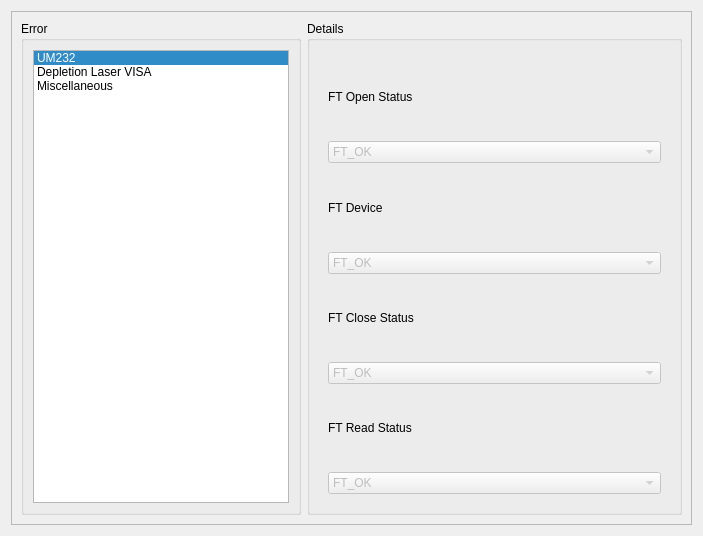
<?xml version="1.0" encoding="UTF-8"?>
<ui version="4.0">
 <class>Errors</class>
 <widget class="QWidget" name="Errors">
  <property name="geometry">
   <rect>
    <x>0</x>
    <y>0</y>
    <width>703</width>
    <height>536</height>
   </rect>
  </property>
  <property name="windowTitle">
   <string>ErrorsWindow</string>
  </property>
  <property name="windowIcon">
   <iconset>
    <normalon>:/led_red.png</normalon>
   </iconset>
  </property>
  <layout class="QGridLayout" name="gridLayout_4">
   <item row="0" column="0">
    <widget class="QFrame" name="frame">
     <property name="frameShape">
      <enum>QFrame::StyledPanel</enum>
     </property>
     <property name="frameShadow">
      <enum>QFrame::Raised</enum>
     </property>
     <layout class="QGridLayout" name="gridLayout_3">
      <item row="0" column="0">
       <layout class="QHBoxLayout" name="horizontalLayout" stretch="0,1">
        <item>
         <widget class="QGroupBox" name="groupBox">
          <property name="title">
           <string>Error</string>
          </property>
          <layout class="QGridLayout" name="gridLayout">
           <item row="0" column="0">
            <widget class="QListWidget" name="errorSelectList">
             <property name="frameShadow">
              <enum>QFrame::Sunken</enum>
             </property>
             <property name="movement">
              <enum>QListView::Static</enum>
             </property>
             <property name="isWrapping" stdset="0">
              <bool>false</bool>
             </property>
             <property name="resizeMode">
              <enum>QListView::Fixed</enum>
             </property>
             <property name="currentRow">
              <number>0</number>
             </property>
             <property name="sortingEnabled">
              <bool>false</bool>
             </property>
             <item>
              <property name="text">
               <string>UM232</string>
              </property>
              <property name="background">
               <brush brushstyle="NoBrush">
                <color alpha="255">
                 <red>0</red>
                 <green>0</green>
                 <blue>0</blue>
                </color>
               </brush>
              </property>
              <property name="foreground">
               <brush brushstyle="NoBrush">
                <color alpha="255">
                 <red>0</red>
                 <green>0</green>
                 <blue>0</blue>
                </color>
               </brush>
              </property>
             </item>
             <item>
              <property name="text">
               <string>Depletion Laser VISA</string>
              </property>
             </item>
             <item>
              <property name="text">
               <string>Miscellaneous</string>
              </property>
             </item>
            </widget>
           </item>
          </layout>
         </widget>
        </item>
        <item>
         <widget class="QGroupBox" name="groupBox_2">
          <property name="title">
           <string>Details</string>
          </property>
          <layout class="QGridLayout" name="gridLayout_2">
           <item row="0" column="0">
            <widget class="QStackedWidget" name="errorDetailsStacked">
             <property name="frameShadow">
              <enum>QFrame::Plain</enum>
             </property>
             <property name="currentIndex">
              <number>0</number>
             </property>
             <widget class="QWidget" name="page">
              <layout class="QGridLayout" name="gridLayout_5">
               <item row="0" column="0">
                <layout class="QVBoxLayout" name="verticalLayout_5">
                 <item>
                  <layout class="QVBoxLayout" name="verticalLayout_69">
                   <item>
                    <widget class="QLabel" name="label_67">
                     <property name="text">
                      <string>FT Open Status</string>
                     </property>
                    </widget>
                   </item>
                   <item>
                    <widget class="QComboBox" name="um232ftOpenStat">
                     <property name="enabled">
                      <bool>false</bool>
                     </property>
                     <item>
                      <property name="text">
                       <string>FT_OK</string>
                      </property>
                     </item>
                     <item>
                      <property name="text">
                       <string>FT_INVALID_HANDLE</string>
                      </property>
                     </item>
                     <item>
                      <property name="text">
                       <string>FT_DEVICE_NOT_FOUND</string>
                      </property>
                     </item>
                     <item>
                      <property name="text">
                       <string>FT_DEVICE_NOT_OPENED</string>
                      </property>
                     </item>
                     <item>
                      <property name="text">
                       <string>FT_IO_ERROR</string>
                      </property>
                     </item>
                     <item>
                      <property name="text">
                       <string>FT_INSUFFICIENT_RESOURCES</string>
                      </property>
                     </item>
                     <item>
                      <property name="text">
                       <string>FT_INVALID_PARAMETER</string>
                      </property>
                     </item>
                     <item>
                      <property name="text">
                       <string>FT_INVALID_BAUD_RATE</string>
                      </property>
                     </item>
                     <item>
                      <property name="text">
                       <string>FT_DEVICE_NOT_OPENED_FOR_ERASE</string>
                      </property>
                     </item>
                     <item>
                      <property name="text">
                       <string>FT_DEVICE_NOT_OPENED_FOR_WRITE</string>
                      </property>
                     </item>
                     <item>
                      <property name="text">
                       <string>FT_FAILED_TO_WRITE_DEVICE</string>
                      </property>
                     </item>
                     <item>
                      <property name="text">
                       <string>FT_EEPROM_READ_FAILED</string>
                      </property>
                     </item>
                     <item>
                      <property name="text">
                       <string>FT_EEPROM_WRITE_FAILED</string>
                      </property>
                     </item>
                     <item>
                      <property name="text">
                       <string>FT_EEPROM_ERASE_FAILED</string>
                      </property>
                     </item>
                     <item>
                      <property name="text">
                       <string>FT_EEPROM_NOT_PRESENT</string>
                      </property>
                     </item>
                     <item>
                      <property name="text">
                       <string>FT_EEPROM_NOT_PROGRAMMED</string>
                      </property>
                     </item>
                     <item>
                      <property name="text">
                       <string>FT_INVALID_ARGS</string>
                      </property>
                     </item>
                     <item>
                      <property name="text">
                       <string>FT_NOT_SUPPORTED</string>
                      </property>
                     </item>
                     <item>
                      <property name="text">
                       <string>FT_OTHER_ERROR</string>
                      </property>
                     </item>
                    </widget>
                   </item>
                  </layout>
                 </item>
                 <item>
                  <layout class="QVBoxLayout" name="verticalLayout_70">
                   <item>
                    <widget class="QLabel" name="label_68">
                     <property name="text">
                      <string>FT Device</string>
                     </property>
                    </widget>
                   </item>
                   <item>
                    <widget class="QComboBox" name="um232ftDev">
                     <property name="enabled">
                      <bool>false</bool>
                     </property>
                     <property name="editable">
                      <bool>false</bool>
                     </property>
                     <item>
                      <property name="text">
                       <string>FT_OK</string>
                      </property>
                     </item>
                     <item>
                      <property name="text">
                       <string>FT_INVALID_HANDLE</string>
                      </property>
                     </item>
                     <item>
                      <property name="text">
                       <string>FT_DEVICE_NOT_FOUND</string>
                      </property>
                     </item>
                     <item>
                      <property name="text">
                       <string>FT_DEVICE_NOT_OPENED</string>
                      </property>
                     </item>
                     <item>
                      <property name="text">
                       <string>FT_IO_ERROR</string>
                      </property>
                     </item>
                     <item>
                      <property name="text">
                       <string>FT_INSUFFICIENT_RESOURCES</string>
                      </property>
                     </item>
                     <item>
                      <property name="text">
                       <string>FT_INVALID_PARAMETER</string>
                      </property>
                     </item>
                     <item>
                      <property name="text">
                       <string>FT_INVALID_BAUD_RATE</string>
                      </property>
                     </item>
                     <item>
                      <property name="text">
                       <string>FT_DEVICE_NOT_OPENED_FOR_ERASE</string>
                      </property>
                     </item>
                     <item>
                      <property name="text">
                       <string>FT_DEVICE_NOT_OPENED_FOR_WRITE</string>
                      </property>
                     </item>
                     <item>
                      <property name="text">
                       <string>FT_FAILED_TO_WRITE_DEVICE</string>
                      </property>
                     </item>
                     <item>
                      <property name="text">
                       <string>FT_EEPROM_READ_FAILED</string>
                      </property>
                     </item>
                     <item>
                      <property name="text">
                       <string>FT_EEPROM_WRITE_FAILED</string>
                      </property>
                     </item>
                     <item>
                      <property name="text">
                       <string>FT_EEPROM_ERASE_FAILED</string>
                      </property>
                     </item>
                     <item>
                      <property name="text">
                       <string>FT_EEPROM_NOT_PRESENT</string>
                      </property>
                     </item>
                     <item>
                      <property name="text">
                       <string>FT_EEPROM_NOT_PROGRAMMED</string>
                      </property>
                     </item>
                     <item>
                      <property name="text">
                       <string>FT_INVALID_ARGS</string>
                      </property>
                     </item>
                     <item>
                      <property name="text">
                       <string>FT_NOT_SUPPORTED</string>
                      </property>
                     </item>
                     <item>
                      <property name="text">
                       <string>FT_OTHER_ERROR</string>
                      </property>
                     </item>
                    </widget>
                   </item>
                  </layout>
                 </item>
                 <item>
                  <layout class="QVBoxLayout" name="verticalLayout_73">
                   <item>
                    <widget class="QLabel" name="label_72">
                     <property name="text">
                      <string>FT Close Status</string>
                     </property>
                    </widget>
                   </item>
                   <item>
                    <widget class="QComboBox" name="um232ftCloseStat">
                     <property name="enabled">
                      <bool>false</bool>
                     </property>
                     <item>
                      <property name="text">
                       <string>FT_OK</string>
                      </property>
                     </item>
                     <item>
                      <property name="text">
                       <string>FT_INVALID_HANDLE</string>
                      </property>
                     </item>
                     <item>
                      <property name="text">
                       <string>FT_DEVICE_NOT_FOUND</string>
                      </property>
                     </item>
                     <item>
                      <property name="text">
                       <string>FT_DEVICE_NOT_OPENED</string>
                      </property>
                     </item>
                     <item>
                      <property name="text">
                       <string>FT_IO_ERROR</string>
                      </property>
                     </item>
                     <item>
                      <property name="text">
                       <string>FT_INSUFFICIENT_RESOURCES</string>
                      </property>
                     </item>
                     <item>
                      <property name="text">
                       <string>FT_INVALID_PARAMETER</string>
                      </property>
                     </item>
                     <item>
                      <property name="text">
                       <string>FT_INVALID_BAUD_RATE</string>
                      </property>
                     </item>
                     <item>
                      <property name="text">
                       <string>FT_DEVICE_NOT_OPENED_FOR_ERASE</string>
                      </property>
                     </item>
                     <item>
                      <property name="text">
                       <string>FT_DEVICE_NOT_OPENED_FOR_WRITE</string>
                      </property>
                     </item>
                     <item>
                      <property name="text">
                       <string>FT_FAILED_TO_WRITE_DEVICE</string>
                      </property>
                     </item>
                     <item>
                      <property name="text">
                       <string>FT_EEPROM_READ_FAILED</string>
                      </property>
                     </item>
                     <item>
                      <property name="text">
                       <string>FT_EEPROM_WRITE_FAILED</string>
                      </property>
                     </item>
                     <item>
                      <property name="text">
                       <string>FT_EEPROM_ERASE_FAILED</string>
                      </property>
                     </item>
                     <item>
                      <property name="text">
                       <string>FT_EEPROM_NOT_PRESENT</string>
                      </property>
                     </item>
                     <item>
                      <property name="text">
                       <string>FT_EEPROM_NOT_PROGRAMMED</string>
                      </property>
                     </item>
                     <item>
                      <property name="text">
                       <string>FT_INVALID_ARGS</string>
                      </property>
                     </item>
                     <item>
                      <property name="text">
                       <string>FT_NOT_SUPPORTED</string>
                      </property>
                     </item>
                     <item>
                      <property name="text">
                       <string>FT_OTHER_ERROR</string>
                      </property>
                     </item>
                    </widget>
                   </item>
                  </layout>
                 </item>
                 <item>
                  <layout class="QVBoxLayout" name="verticalLayout_74">
                   <item>
                    <widget class="QLabel" name="label_73">
                     <property name="text">
                      <string>FT Read Status</string>
                     </property>
                    </widget>
                   </item>
                   <item>
                    <widget class="QComboBox" name="um232ftReadStat">
                     <property name="enabled">
                      <bool>false</bool>
                     </property>
                     <item>
                      <property name="text">
                       <string>FT_OK</string>
                      </property>
                     </item>
                     <item>
                      <property name="text">
                       <string>FT_INVALID_HANDLE</string>
                      </property>
                     </item>
                     <item>
                      <property name="text">
                       <string>FT_DEVICE_NOT_FOUND</string>
                      </property>
                     </item>
                     <item>
                      <property name="text">
                       <string>FT_DEVICE_NOT_OPENED</string>
                      </property>
                     </item>
                     <item>
                      <property name="text">
                       <string>FT_IO_ERROR</string>
                      </property>
                     </item>
                     <item>
                      <property name="text">
                       <string>FT_INSUFFICIENT_RESOURCES</string>
                      </property>
                     </item>
                     <item>
                      <property name="text">
                       <string>FT_INVALID_PARAMETER</string>
                      </property>
                     </item>
                     <item>
                      <property name="text">
                       <string>FT_INVALID_BAUD_RATE</string>
                      </property>
                     </item>
                     <item>
                      <property name="text">
                       <string>FT_DEVICE_NOT_OPENED_FOR_ERASE</string>
                      </property>
                     </item>
                     <item>
                      <property name="text">
                       <string>FT_DEVICE_NOT_OPENED_FOR_WRITE</string>
                      </property>
                     </item>
                     <item>
                      <property name="text">
                       <string>FT_FAILED_TO_WRITE_DEVICE</string>
                      </property>
                     </item>
                     <item>
                      <property name="text">
                       <string>FT_EEPROM_READ_FAILED</string>
                      </property>
                     </item>
                     <item>
                      <property name="text">
                       <string>FT_EEPROM_WRITE_FAILED</string>
                      </property>
                     </item>
                     <item>
                      <property name="text">
                       <string>FT_EEPROM_ERASE_FAILED</string>
                      </property>
                     </item>
                     <item>
                      <property name="text">
                       <string>FT_EEPROM_NOT_PRESENT</string>
                      </property>
                     </item>
                     <item>
                      <property name="text">
                       <string>FT_EEPROM_NOT_PROGRAMMED</string>
                      </property>
                     </item>
                     <item>
                      <property name="text">
                       <string>FT_INVALID_ARGS</string>
                      </property>
                     </item>
                     <item>
                      <property name="text">
                       <string>FT_NOT_SUPPORTED</string>
                      </property>
                     </item>
                     <item>
                      <property name="text">
                       <string>FT_OTHER_ERROR</string>
                      </property>
                     </item>
                    </widget>
                   </item>
                  </layout>
                 </item>
                </layout>
               </item>
              </layout>
             </widget>
             <widget class="QWidget" name="page_2">
              <layout class="QGridLayout" name="gridLayout_6">
               <item row="0" column="0">
                <layout class="QVBoxLayout" name="verticalLayout_65">
                 <item>
                  <layout class="QVBoxLayout" name="verticalLayout_64">
                   <item>
                    <widget class="QLabel" name="label_64">
                     <property name="text">
                      <string>Code</string>
                     </property>
                    </widget>
                   </item>
                   <item>
                    <widget class="QLineEdit" name="depVISAerrorCode">
                     <property name="readOnly">
                      <bool>true</bool>
                     </property>
                    </widget>
                   </item>
                  </layout>
                 </item>
                 <item>
                  <widget class="QLabel" name="label_65">
                   <property name="text">
                    <string>Source</string>
                   </property>
                  </widget>
                 </item>
                 <item>
                  <widget class="QPlainTextEdit" name="depVISAerrorSource">
                   <property name="readOnly">
                    <bool>true</bool>
                   </property>
                  </widget>
                 </item>
                </layout>
               </item>
              </layout>
             </widget>
             <widget class="QWidget" name="page_3">
              <layout class="QGridLayout" name="gridLayout_7">
               <item row="1" column="0">
                <layout class="QVBoxLayout" name="verticalLayout_77">
                 <item>
                  <widget class="QLabel" name="label_75">
                   <property name="text">
                    <string>Source</string>
                   </property>
                  </widget>
                 </item>
                 <item>
                  <widget class="QPlainTextEdit" name="miscErrorSource">
                   <property name="readOnly">
                    <bool>true</bool>
                   </property>
                  </widget>
                 </item>
                </layout>
               </item>
               <item row="0" column="0">
                <layout class="QVBoxLayout" name="verticalLayout_76">
                 <item>
                  <widget class="QLabel" name="label_74">
                   <property name="text">
                    <string>Code</string>
                   </property>
                  </widget>
                 </item>
                 <item>
                  <widget class="QLineEdit" name="miscErrorCode">
                   <property name="readOnly">
                    <bool>true</bool>
                   </property>
                  </widget>
                 </item>
                </layout>
               </item>
              </layout>
             </widget>
            </widget>
           </item>
          </layout>
         </widget>
        </item>
       </layout>
      </item>
     </layout>
    </widget>
   </item>
  </layout>
 </widget>
 <resources>
  <include location="../icons/icons.qrc"/>
 </resources>
 <connections/>
</ui>
